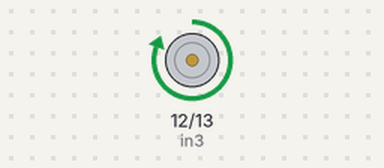
This sketch was run on a simulated Arduino Uno, built with avr-gcc and run on an emulated ATmega328P. Parts: motor-driver pin pairs drawn as motors (green arrow = first pin HIGH = forward, orange = second pin HIGH = backward, longer = more drive, scaled by the enable pin).

Above: at 0.2 s.
At 3.7 s:
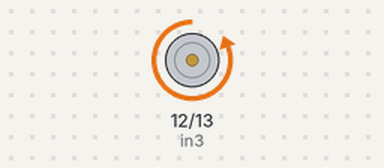
At 6.5 s:
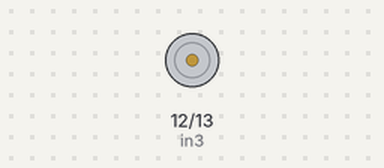
Timing chart, 0 to 11.7 s (numbered marks = the images above):
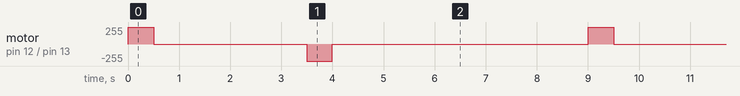

Measured:
- by itself, motor on pin 12 (in3) / pin 13 (in4): repeats every 9.0 s: stopped 3.0 s, backward 255/255 0.50 s, stopped 5.0 s, forward 255/255 0.50 s

The sketch:

sketch_mar11a.ino
```cpp
int enB = 11;
int in3 = 12;
int in4 = 13;


void setup()

{

  // Set all the motor control pins to outputs

  pinMode(enB, OUTPUT);
  pinMode(in3, OUTPUT);
  pinMode(in4, OUTPUT);

}


void loop()

{

  // This function will run the motors in both directions at a fixed speed

  // Turn on motor A

  digitalWrite(in3, HIGH);
  digitalWrite(in4, LOW);

  // Set speed to 200 out of possible range 0~255

  analogWrite(enB, 255);
 delay(500);
  // Now change motor directions
 digitalWrite(in3, LOW);
  digitalWrite(in4, LOW);
 delay(3000);
  digitalWrite(in3, LOW);
  digitalWrite(in4, HIGH);

 analogWrite(enB, 255);
   delay(500);

  // Now turn off motors

  digitalWrite(in3, LOW);
  digitalWrite(in4, LOW);
 delay(5000);
}
```
